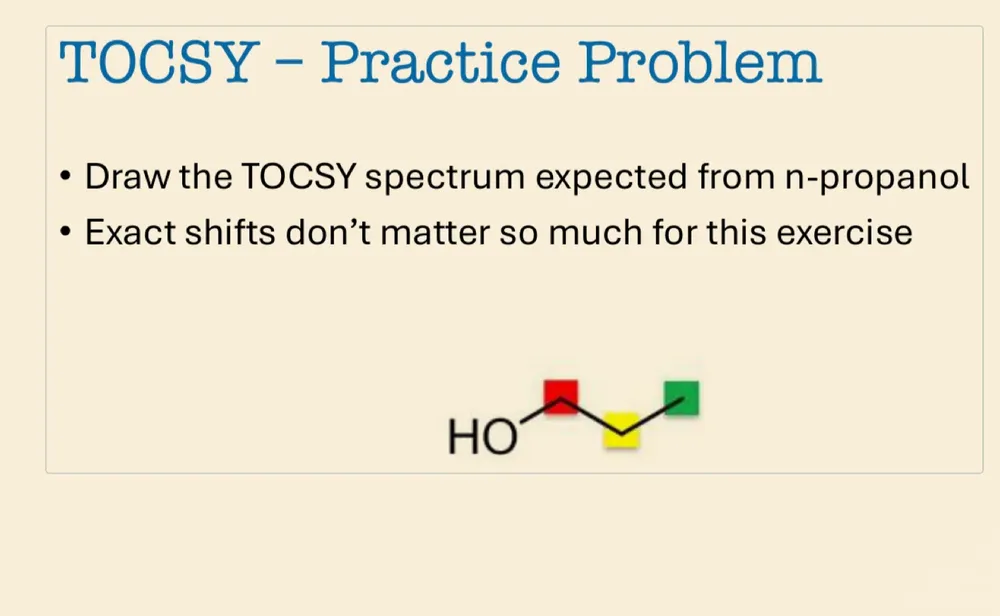
#> input picture topics/tocsy-propanol-spin-dynamics/source/原图-练习题.webp, 1000 x 616 px, shrunk from 1416 x 872 before the run
$ python _crop.py '原图-练习题.webp' '原图-练习题.webp'
#> lines starting #> are read from the running program, lines starting #| are printed output that depends on the picture
# -*- coding: utf-8 -*-
"""裁掉整页截图底部的空白，输出 preview.png"""
import numpy as np, sys
from PIL import Image
src, dst = sys.argv[1], sys.argv[2]
im = Image.open(src).convert('RGB')
#> im is the input picture: PIL image 1000x616 RGB; mean R, G, B 238.3, 230.3, 209.7
a = np.array(im)
bg = np.array([14, 17, 22])                     # --bg #0e1116
diff = np.abs(a.astype(int) - bg).sum(axis=2)
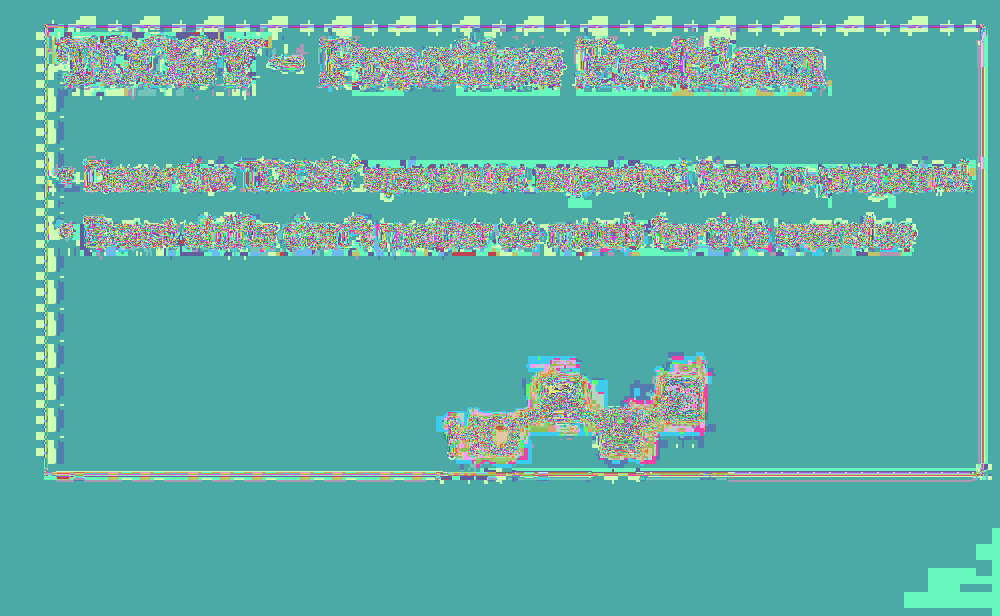
#> diff: shape (616, 1000) int64; 699 distinct labels, from 12 to 711; one colour per label, 0 black
rows = np.nonzero((diff > 12).any(axis=1))[0]
#> rows = 616 values from 0 to 615
cols = np.nonzero((diff > 12).any(axis=0))[0]
#> cols = 1000 values from 0 to 999
if len(rows) == 0:
    print('全空白?'); sys.exit(1)
y1 = min(a.shape[0], rows[-1] + 24)
#> y1 = 616
x0 = max(0, cols[0] - 8); x1 = min(a.shape[1], cols[-1] + 9)
#> after `x0 = max(0, cols[0] - 8)`: x0 = 0
#> after `x1 = min(a.shape[1], cols[-1] + 9)`: x1 = 1000
out = im.crop((x0, 0, x1, y1))
out.save(dst)
print('%s  %dx%d -> %s  %dx%d' % (src, a.shape[1], a.shape[0], dst, out.width, out.height))
#| 原图-练习题.webp  1000x616 -> 原图-练习题.webp  1000x616
